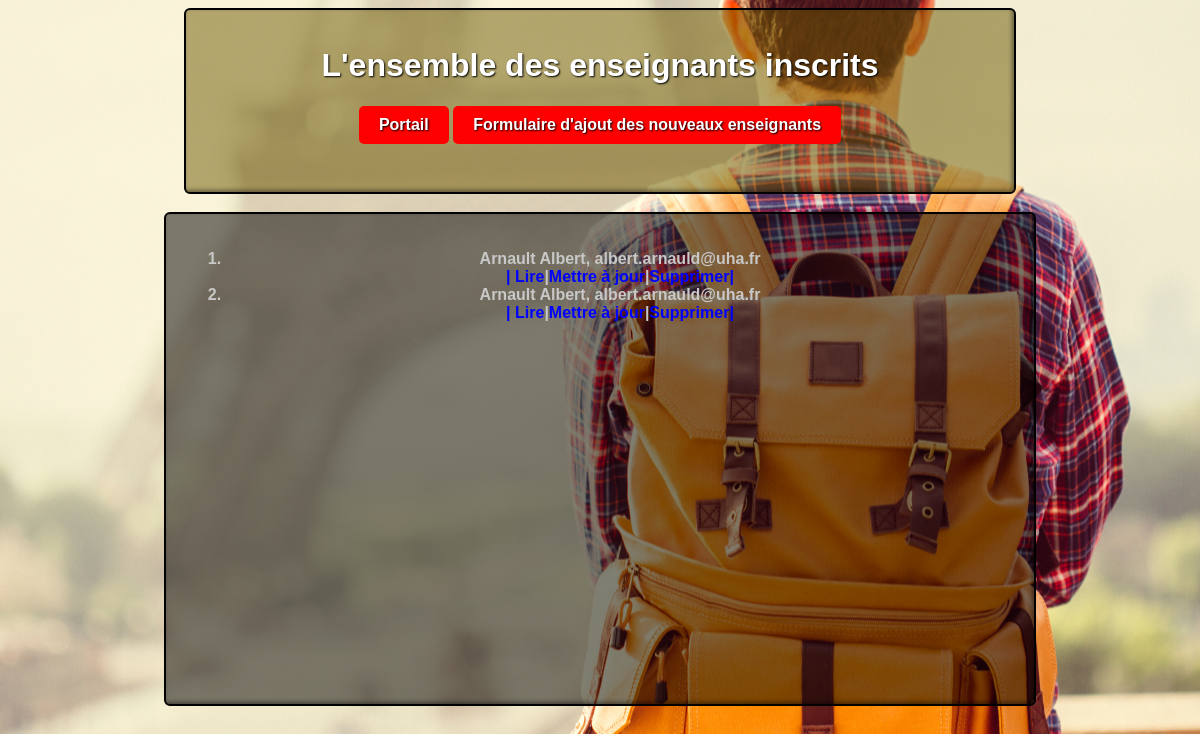
Page /absence/enseignant/ on the committed database.
### absence/models.py (models this page shows, shortened)
class Enseignant(models.Model):
    nom = models.CharField(max_length=100)
    prenom = models.CharField(max_length=100)
    email = models.EmailField()
    def __str__(self):
        return f"{self.prenom} {self.nom}, {self.email}"

### absence/enseignant_views.py (the view)
# urls.py: path('enseignant/',enseignant_views.enseignant),
def enseignant(request):
    liste = list(models.Enseignant.objects.all())
    return render(request,"enseignant/accueil.html", {"liste":liste})

### absence/templates/enseignant/accueil.html (shortened to what this page needs)
{% extends 'main.html' %}
{% block content %}
<header>
    <h1>L'ensemble des enseignants inscrits</h1>
    <a href="/absence" class="btn">Portail</a>
    <a href="/absence/saisieeng" class="btn">Formulaire d'ajout des nouveaux enseignants</a>
</header><br>
<section class="tn">
    <ol>
    {% for l in liste %}
            <li>
                {{l}} <br> <a href="/absence/affichageeng/{{l.id}}/" class="t">| Lire</a>|<a href="/absence/updateeng/{{l.id}}/" class="t">Mettre à jour</a>|<a href="/absence/deleteeng/{{l.id}}" class="t">Supprimer|</a>
            </li>
    {% endfor %}
</ol>
</section>
{% endblock %}

### absence/static/main.css (style rules this page uses)
body { background: url(Etudiant.jpg) center; font-family: Arial, sans-serif; }
header { padding: 1em 0em 1em 0em; width: 70%; margin: 0% auto; min-height: 150px; border-radius:0px 0px 150px 150px; font-weight: 700; font-size: 1em; color: #ffffff; background-color: rgba(109, 89, 0, 0.5); border-radius: 6px; border: 2px solid rgb(0, 0, 0); cursor: pointer; text-shadow: 1px 1px 2px #000000; box-shadow: inset -2px -2px 4px 0px #0000006f; text-decoration: none; text-align: center; }
.btn { display: inline-block; background-color: red; color: #fff; padding: 10px 20px; text-decoration: none; border-radius: 5px; }
section { padding: 1em 0em 1em 0em; width: 70%; margin: 0% auto; min-height: 500px; background-color:rgba(0, 0, 0, 0.5); border-radius: 6px; border: 2px solid rgb(0, 0, 0); color: #fff; }
.t { text-decoration: none; font-family: oswald,sans-serif; color: blue; }
.tn { padding: 1em 0em 1.5em 0em; width: 70%; margin:0% auto; min-height: 450px; font-weight: 700; background-color: rgba(0, 0, 0, 0.5); border-radius: 6px; border: 2px solid rgb(0, 0, 0); cursor: pointer; box-shadow: inset -2px -2px 4px 0px #0000006f; color:rgb(200, 200, 200); text-decoration: none; flex-basis: 55%; text-align:center; max-width: 1200px; margin: 0 auto; padding: 20px; }

### rows in the picture
Enseignant: prenom+nom+email "Arnault Albert, albert.arnauld@uha.fr"
Enseignant: prenom+nom+email "Arnault Albert, albert.arnauld@uha.fr"
